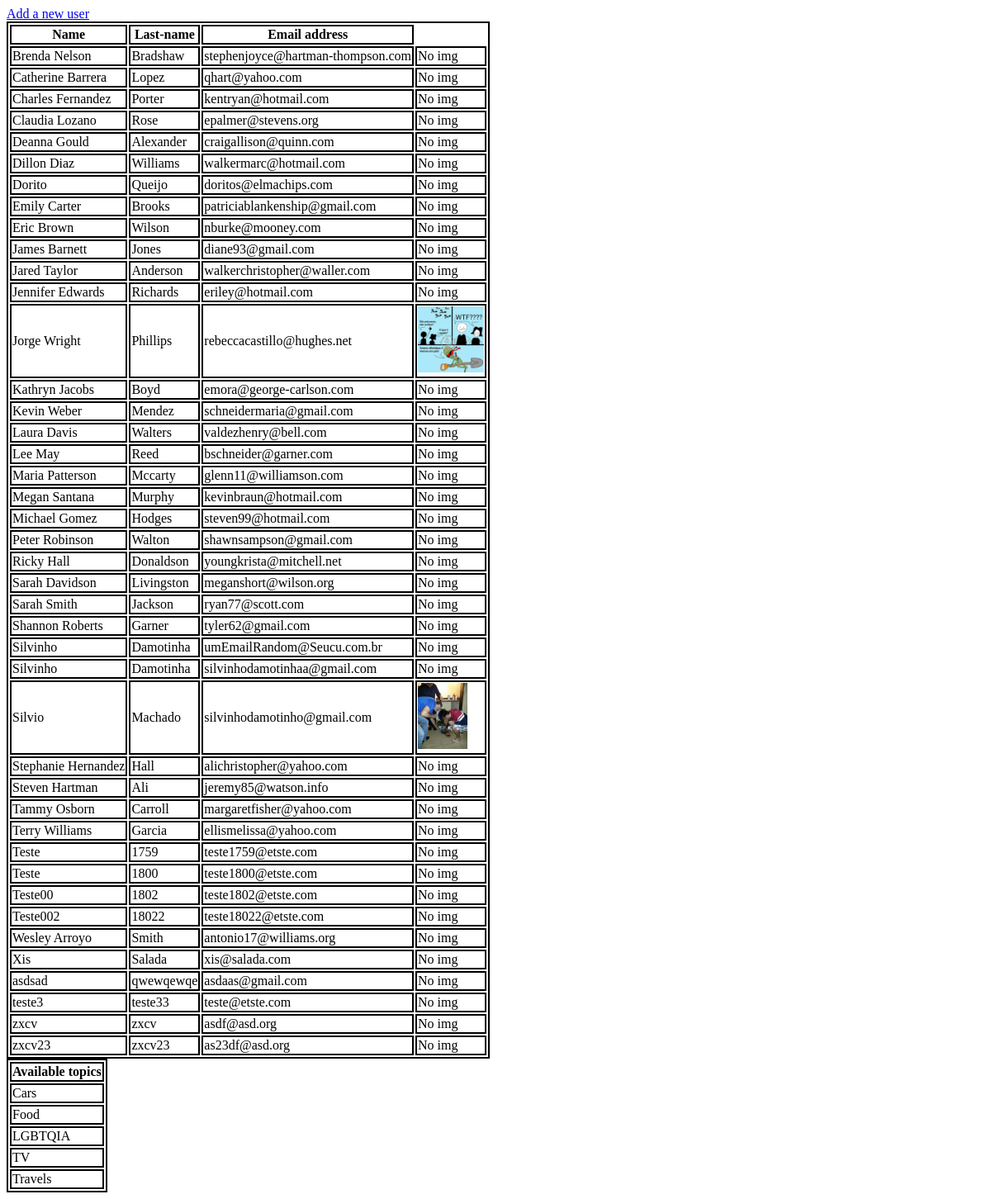
Before: /AppTwo/users with the older database file.
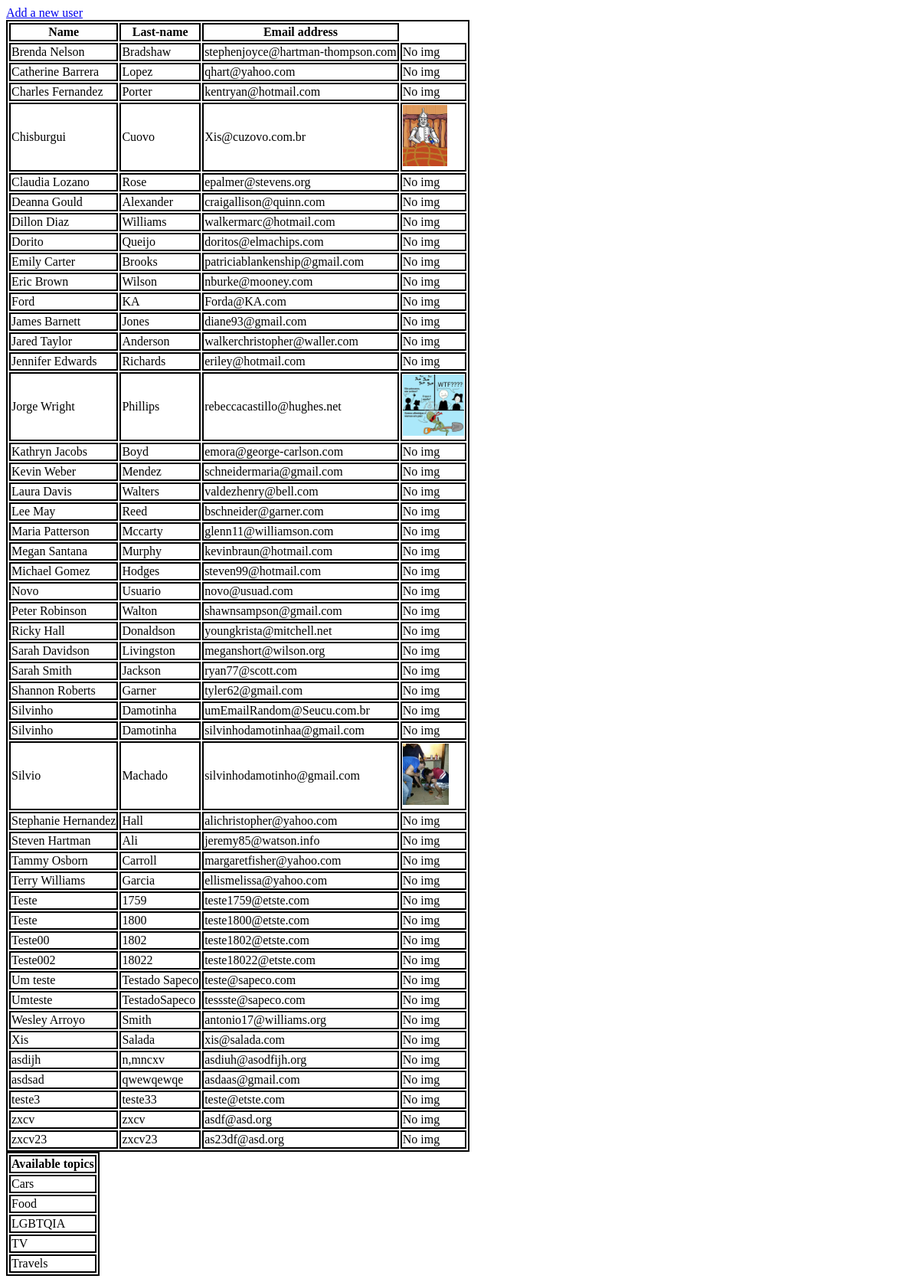
After: the same page with the newer database file.
### AppTwo/models.py (models this page shows, shortened)
class WebUsers(models.Model):
    topic = models.ForeignKey(Topic)
    name = models.CharField(max_length=264)
    lname = models.CharField(max_length=264)
    email = models.CharField(max_length=264, unique=True)
    img = models.FileField(upload_to='webusers/', null=True, blank=True)
    """
    img = models.FileField(upload_to='webusers/', null=True)
    First parameter tell's where to find imgs for that model
    And second, tell there's no obligation to have one, if there's no Images is ok
    """

class Topic(models.Model):
    top_name = models.CharField(max_length=264, unique=True)

### AppTwo/views.py (the view)
def users(request):
    webusers = WebUsers.objects.order_by('name')
    topz = Topic.objects.order_by('top_name')
    dicto = {
        "one_key":"One register",
        "webusrs":webusers,
        "topicz":topz,
    }
    return render(request, 'AppTwo/users.html', context=dicto)

### templates/AppTwo/users.html (shortened to what this page needs)
<!DOCTYPE html>
{% load staticfiles %}
<html>
<head>
  <link rel="stylesheet" href="{% static 'css/mystyle.css' %}">
</head>
<body>
  <div class="shower">
    <a href="{% url 'AppTwo:forms' %}">Add a new user</a>
    {% if webusrs %}
    <table>
      <thead>
        <th>Name</th>
        <th>Last-name</th>
        <th>Email address</th>
      </thead>
      {% for acc in webusrs %}
      <tr>
        <td>{{acc.name}}</td>
        <td>{{acc.lname}}</td>
        <td>{{acc.email}}</td>
        {% if acc.img %}
        <td><img src="{{acc.img.url}}" class="imgGen"></td>
        {% else %}
        <td>No img</td>
        {% endif %}
      </tr>
      {% endfor %}
      {% else %}
      <p>Access error!!!</p>
    </table>
    {% endif%}
    {% if topicz %}
    <table>
      <thead>
        <th>Available topics</th>
      </thead>
      {% for acc in topicz %}
      <tr>
        <td>{{acc.top_name}}</td>
      </tr>
      {% endfor %}
      {% else %}
      <p>There's no topics to show!!!</p>
      {% endif %}
    </table>
  </div>
</body>
</html>

### static/css/mystyle.css (style rules this page uses)
table, th, td { border: 2px solid black; }
.imgGen { max-height: 80px; }

Changed rows visible on the page:
added WebUsers: name "Chisburgui", lname "Cuovo", email "Xis@cuzovo.com.br", img (picture)
added WebUsers: name "Ford", lname "KA", email "Forda@KA.com", img "No img"
added WebUsers: name "Novo", lname "Usuario", email "novo@usuad.com", img "No img"
added WebUsers: name "Um teste", lname "Testado Sapeco", email "teste@sapeco.com", img "No img"
added WebUsers: name "Umteste", lname "TestadoSapeco", email "tessste@sapeco.com", img "No img"
added WebUsers: name "asdijh", lname "n,mncxv", email "asdiuh@asodfijh.org", img "No img"
